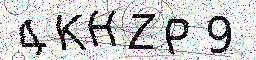
#> input picture data/raw/0081.jpg, 256 x 60 px, given in place of 0037.jpg, which was not available
$ python prepare_data.py
#> lines starting #> are read from the running program, lines starting #| are printed output that depends on the picture; after the words box and inside, x2 and y2 are one past the last pixel; in counts of white or black regions, pixels touching at a corner belong together; pictures that were not available may be replaced by others from this repository, and a replacement may not be noted
from __future__ import division
from __future__ import print_function
import shutil
import os
from os import listdir
from os.path import join, isfile
from turtle import right
from PIL import Image, ImageChops
import numpy as np
import cv2
import random
import string
from imageio.v3 import imread

chars_list = '0123456789ABCDEFGHIJKLMNOPQRSTUVWXYZ'
chars_dict = {c: chars_list.index(c) for c in chars_list}

IMAGE_TOTAL = 5000
RAW_PATH = "data/raw/"
DENOISE_PATH = "data/denoise/"
SLICED_PATH = "data/sliced/"
AJUST_PATH = "data/ajust/"

part = 0
list_chars = [f for f in listdir('data/chars') if isfile(join('data/chars', f)) and 'jpg' in f]

# [20 lines left out: functions process_directory, process_image, process_data, not called in this run]
def reduce_noise(file_path):
#> called with file_path = '0037.jpg'
    img = cv2.imread(file_path)
#> img is the input picture: shape (60, 256, 3); mean B, G, R 200.3, 200.5, 199.3
    dst = cv2.fastNlMeansDenoisingColored(img,None,50,50,7,21)
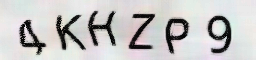
#> dst: shape (60, 256, 3); mean B, G, R 194.8, 195.3, 196.6
    cv2.imwrite(file_path, dst)
    img = Image.open(file_path).convert('L')
#> img: PIL image 256x60 L
    img = img.point(lambda x: 0 if x<128 else 255, '1')
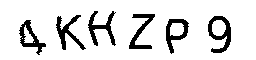
#> img: PIL image 256x60 1; 86.9% white; 6 black regions, box (x1, y1, x2, y2) and area: (208, 16, 231, 53) 379, (56, 15, 86, 50) 341, (88, 11, 116, 46) 339, (129, 14, 155, 49) 318, (166, 19, 189, 54) 318, (19, 20, 46, 55) 310
    img.save(file_path)
    return file_path
# [153 lines left out: functions reduce_noise_dir, crop, crop_dir, adjust_dir, crop_a_picture, is_row_lower_value and 4 more, not called in this run]

def rand_string(N=6):
	return ''.join(random.SystemRandom().choice(string.ascii_uppercase + string.digits) for _ in range(N))

# [4 lines left out: function rename, not called in this run]
class Fit:
    letter = None
    difference = 0
# [22 lines left out: functions detect_char, detect_dir, not called in this run]

if __name__=='__main__':
    # [9 lines of commented-out code are left out]
    reduce_noise('0037.jpg')
    pass

$ run again, on data/raw/0145.jpg
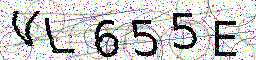
#> input picture data/raw/0145.jpg, 256 x 60 px, given in place of 0037.jpg, which was not available
#> in reduce_noise, img is the input picture: shape (60, 256, 3); mean B, G, R 197, 197.7, 198.4
#> in reduce_noise, `dst = cv2.fastNlMeansDenoisingColored(img,None,50,50,7,21)`:
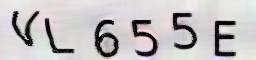
#> dst: shape (60, 256, 3); mean B, G, R 192.2, 191.5, 194.9
#> in reduce_noise, `img = img.point(lambda x: 0 if x<128 else 255, '1')`:
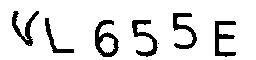
#> img: PIL image 256x60 1; 87.4% white; 7 black regions (1 under 20 px), largest, box (x1, y1, x2, y2) and area: (95, 20, 119, 57) 390, (215, 21, 236, 57) 346, (132, 20, 158, 57) 336, (173, 13, 197, 49) 328, (12, 11, 39, 46) 313, (45, 18, 74, 53) 218

$ run again, on data/raw/0157.jpg
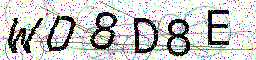
#> input picture data/raw/0157.jpg, 256 x 60 px, given in place of 0037.jpg, which was not available
#> in reduce_noise, img is the input picture: shape (60, 256, 3); mean B, G, R 193.6, 195.1, 194.5
#> in reduce_noise, `dst = cv2.fastNlMeansDenoisingColored(img,None,50,50,7,21)`:
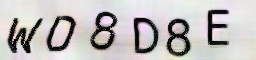
#> dst: shape (60, 256, 3); mean B, G, R 188, 188.8, 191.9
#> in reduce_noise, `img = img.point(lambda x: 0 if x<128 else 255, '1')`:
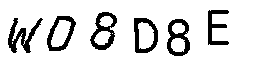
#> img: PIL image 256x60 1; 84.7% white; 6 black regions, box (x1, y1, x2, y2) and area: (8, 18, 43, 53) 445, (90, 12, 117, 50) 420, (167, 19, 190, 56) 413, (134, 18, 158, 53) 373, (47, 16, 76, 51) 372, (208, 10, 229, 45) 328

$ run again, on data/raw/0173.jpg
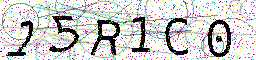
#> input picture data/raw/0173.jpg, 256 x 60 px, given in place of 0037.jpg, which was not available
#> in reduce_noise, img is the input picture: shape (60, 256, 3); mean B, G, R 198.3, 199.6, 199.4
#> in reduce_noise, `dst = cv2.fastNlMeansDenoisingColored(img,None,50,50,7,21)`:
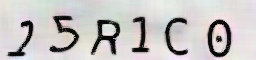
#> dst: shape (60, 256, 3); mean B, G, R 193.3, 194, 197
#> in reduce_noise, `img = img.point(lambda x: 0 if x<128 else 255, '1')`:
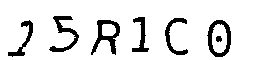
#> img: PIL image 256x60 1; 88.2% white; 7 black regions, largest, box (x1, y1, x2, y2) and area: (91, 20, 120, 55) 380, (207, 20, 231, 57) 352, (49, 16, 79, 52) 334
